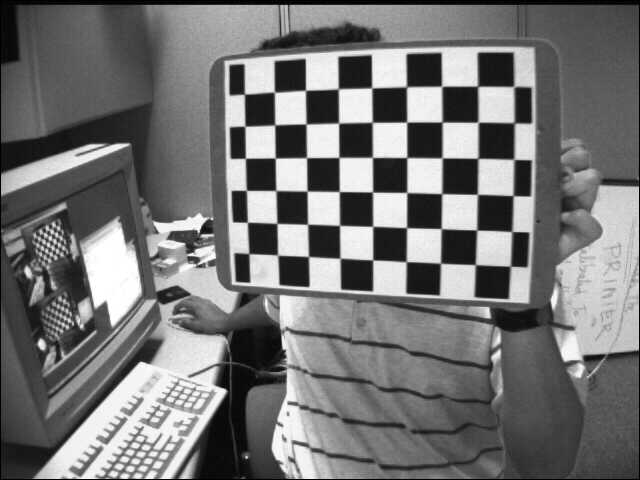
#> input picture nbs/sample_data/left01.jpg, 640 x 480 px, found by its file name
$ jupyter execute --allow-errors 94_camera_calibration_utils.ipynb   (shell and % lines are left out)
#> lines starting #> are read from the running program, lines starting #| are printed output that depends on the picture
[cell 1]
# default_exp FLIR_camera_calibration_utils
# default_cls_lvl 3

# FLIR Camera Calibration
> Utilities for calibrating a cameras

These routines are designed to be run on a rov computer connected via ethernet to a `ssh` client.
The idea is that the rov can be operated in an underwater environment in proximity to a
calibration target and images captured. The routines are intended to be controlled from a PC via `ssh`
with the PC also running `flir-client.py` viewer.

### Setup
To run these examples install Jupyter Notebook
`pip install notebook`
Note for some reasen I had to change the second to last line

``` "nbformat_minor": 1 ```

to

``` "nbformat_minor": 4 ```

[cell 2]
from nbdev.showdoc import *

[cell 3]
from matplotlib.pyplot import imshow
import matplotlib.pyplot as plt
import cv2

### Capture Utility

[cell 4]
# export

import imutils
import cv2
from imutils.video import FPS
import zmq
import numpy as np
import time

class Capture:
    def __init__(self, name='FrontLeft', url='localhost'):
        self.PORT = 5555
        self.width = 1000
        self.height = 750
        self.name = name
        self.url = url
        self.socket_sub = None
        self.context = None


    # [82 lines left out: functions _recv_array, _recv_frame, _poll_server, open_client, close_client, fetch_image, not called in this run]

### Collect images
Utility to collect images

[cell 5]
import ipywidgets as widgets
from IPython.display import display, clear_output

btnCapture = widgets.Button(description="Capture Image")
btnSave = widgets.Button(description="Save Image")
display(btnCapture)
display(btnSave)

cap = Capture()

rec_frame = None
topic = None

# [12 lines left out: functions cap_button_clicked, save_button_clicked, not called in this run]


btnCapture.on_click(cap_button_clicked)
btnSave.on_click(save_button_clicked)

#> (a cell that did not finish here is left out)

[cell 7]
# [8 lines left out: function show_img, not called in this run]

### Camera Calibration.
Measure  distortions in camera, intrinsic and extrinsic parameters of camera etc.
We will learn to find these parameters, undistort images etc.
Basics
https://opencv-python-tutroals.readthedocs.io/en/latest/py_tutorials/py_calib3d/py_calibration/py_calibration.html#calibration

Left and right camera samples are in the local `nbs\sample_data\` directory.

[cell 8]
import cv2
cv2.samples.addSamplesDataSearchPath('sample_data')
src2 = cv2.imread(cv2.samples.findFile('left01.jpg'))
#> src2 is the input picture: shape (480, 640, 3); min 0, max 255, mean 116.6
imshow(src2)
#> (this line was passed over: IPython is not available in this run)

### Find chess board image corner points points
To find pattern in chess board, we use the function, cv2.findChessboardCorners()
Pass what kind of pattern we are looking, like 8x8 grid, 5x5 grid etc. In this example, we use 7x6 grid.
Once we find the corners, we can increase their accuracy using cv2.cornerSubPix().

[cell 9]
import numpy as np
import cv2
import glob

# termination criteria
criteria = (cv2.TERM_CRITERIA_EPS + cv2.TERM_CRITERIA_MAX_ITER, 30, 0.001)

# prepare object points, like (0,0,0), (1,0,0), (2,0,0) ....,(6,5,0)
objp = np.zeros((6*7,3), np.float32)
objp[:,:2] = np.mgrid[0:7,0:6].T.reshape(-1,2)

# Arrays to store object points and image points from all the images.
objpoints = [] # 3d point in real world space
imgpoints = [] # 2d points in image plane.

#> (the rest of this cell did not finish here and is left out)

### Calibration
The function cv2.calibrateCamera() returns the camera matrix, distortion coefficients, rotation and translation vectors etc.

#> (a cell that did not finish here is left out)

### Undistortion

[cell 11]
img = cv2.imread('sample_data/left12.jpg')
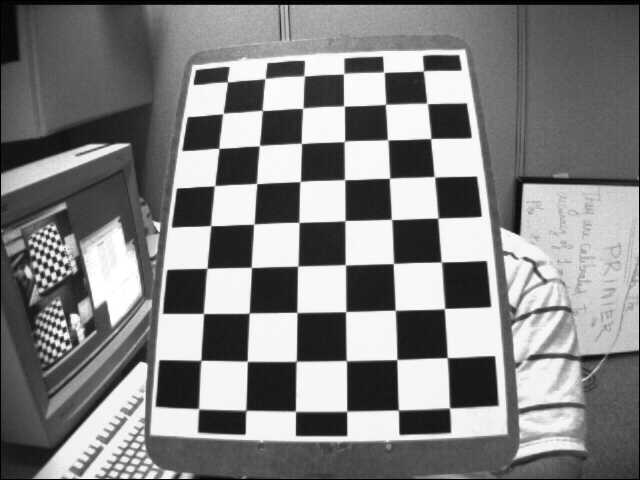
#> input picture nbs/sample_data/left12.jpg, 640 x 480 px
#> img is the input picture: shape (480, 640, 3); min 0, max 255, mean 129.5
h,  w = img.shape[:2]
#> h = 480; w = 640
#> (the rest of this cell did not finish here and is left out)

### Using remapping
First find a mapping function from distorted image to undistorted image. Then use the remap function.
Then use the undistorted pixels x,y to select the mapping pixel from the distorted image

#> (a cell that did not finish here is left out)

#> (a cell that did not finish here is left out)

### Re-projection Error
Re-projection error gives a good estimation of just how exact is the found parameters. This should be as close to zero as possible.

[cell 14]
mean_error = 0
for i in range(len(objpoints)):
    imgpoints2, _ = cv2.projectPoints(objpoints[i], rvecs[i], tvecs[i], cameraMatrix, distCoeffs)
    error = cv2.norm(imgpoints[i],imgpoints2, cv2.NORM_L2)/len(imgpoints2)
    mean_error += error

#> (the rest of this cell did not finish here and is left out)

### Save in camera yaml file

[cell 15]
import yaml
from yaml import load, dump
try:
    from yaml import CLoader as Loader, CDumper as Dumper
except ImportError:
    from yaml import Loader, Dumper

# import pyaml
import pickle
from pathlib import Path

yaml_dir= Path.cwd()/'common'
serial = '19444715'

yaml_path = f'{yaml_dir/serial}.yaml'

with open(yaml_path, 'rb') as file:
    yaml_dict = yaml.load(file, Loader=Loader)
    print(yaml.dump(yaml_dict))

#> (the rest of this cell did not finish here and is left out)

[cell 16]
with open(yaml_path, 'rb') as file:
    yaml_dict = yaml.load(file, Loader=Loader)
    print(yaml.dump(yaml_dict))

#> (a cell that did not finish here is left out)

##  Misc

###  Create a depth map from stereo images

[cell 18]
from matplotlib import pyplot as plt
imgL = cv2.imread('sample_data/tsukuba_l.png', cv2.IMREAD_GRAYSCALE)
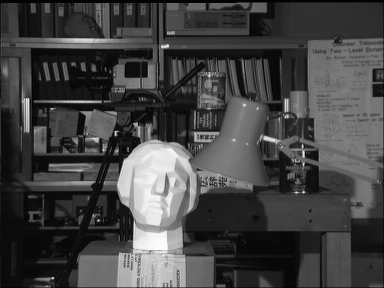
#> input picture nbs/sample_data/tsukuba_l.png, 384 x 288 px
#> imgL is the input picture: shape (288, 384); min 0, max 252, mean 67.6
imgR = cv2.imread('sample_data/tsukuba_r.png', cv2.IMREAD_GRAYSCALE)
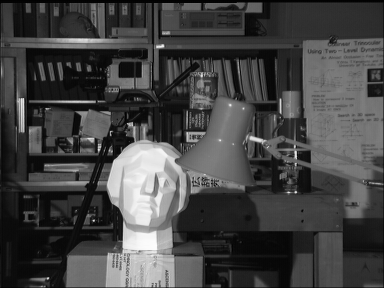
#> input picture nbs/sample_data/tsukuba_r.png, 384 x 288 px
#> imgR is the input picture: shape (288, 384); min 0, max 253, mean 68
#> (the rest of this cell did not finish here and is left out)
